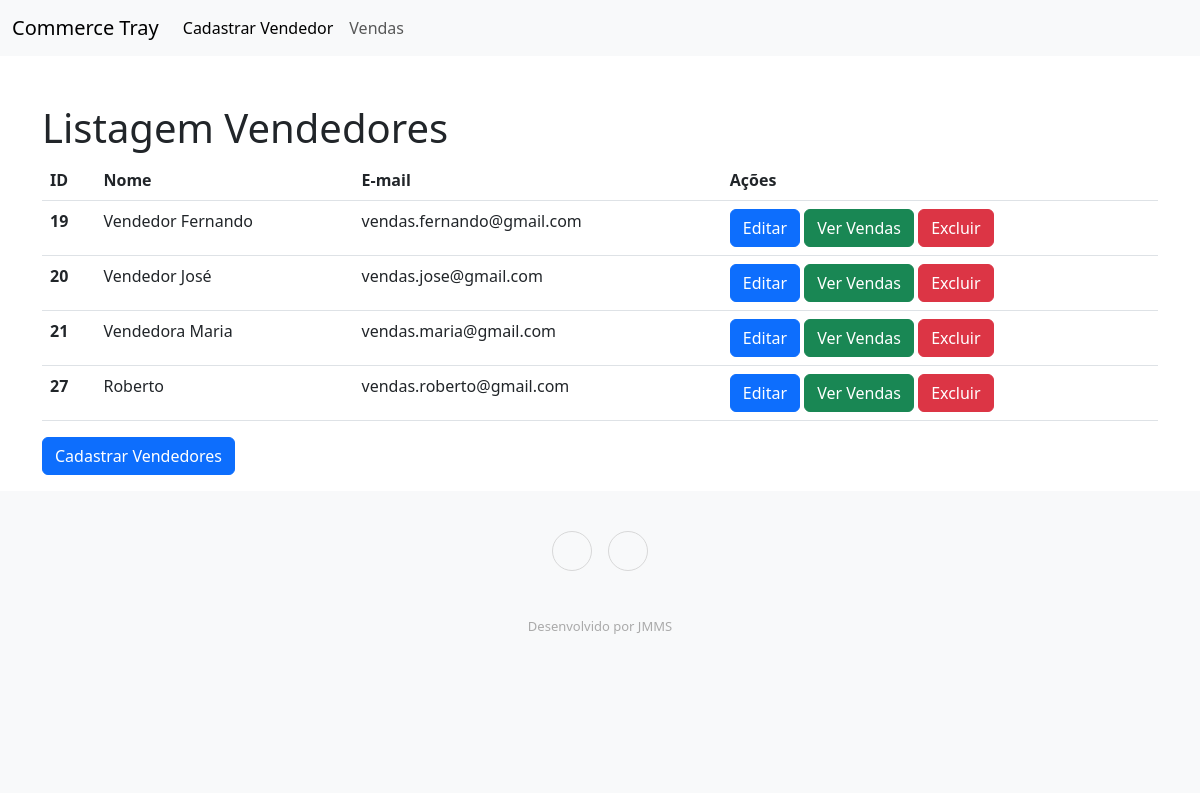
The page / on the database its author committed.
### tables this page shows
CREATE TABLE IF NOT EXISTS `sellers` (
  `id` int NOT NULL AUTO_INCREMENT,
  `seller_name` varchar(255) NOT NULL,
  `seller_email` varchar(255) NOT NULL,
  `created_at` timestamp NOT NULL,
  PRIMARY KEY (`id`)
);

### index.php (the view, shortened to what this page needs)
<?php require 'app/config.php';
$lista = [];
$sql = $pdo->query("SELECT * FROM sellers ORDER BY id");
if($sql->rowCount() > 0) {
    $lista = $sql->fetchAll(PDO::FETCH_ASSOC);
} else {
    echo '<div class="alert alert-danger" role="alert">
            Nenhum registro encontrado!
        </div>';
}
?>
<!doctype html>
<html lang="pt-br">
  <head>
    <?php include_once("includes/head.php"); ?>
  </head>
  <body>
    <?php include_once("includes/nav.php"); ?>
    <div class="container">
        <div class="row">
            <div class="col mt-5">
                <h1>Listagem Vendedores</h1>
                <table class="table">
                    <thead>
                        <tr>
                        <th scope="col">ID</th>
                        <th scope="col">Nome</th>
                        <th scope="col">E-mail</th>
                        <th scope="col">Ações</th>
                        </tr>
                    </thead>
                <?php foreach($lista as $seller): ?>
                    <tbody>
                        <tr>
                        <th scope="row"><?=$seller["id"]; ?></th>
                        <td><?=$seller["seller_name"]; ?></td>
                        <td><?=$seller["seller_email"]; ?></td>
                        <td>
                            <a href="editar.php?id=<?= $seller["id"]?>" class='btn btn-primary'>Editar</a>
                            <a href="ver_vendas.php?id=<?= $seller["id"]?>" class='btn btn-success'>Ver Vendas</a>
                            <a href="excluir.php?id=<?= $seller["id"]?>" class='btn btn-danger'>Excluir</a>
                        </td>
                        </tr>
                    </tbody>
                <?php endforeach;?>
                </table>
                <div class="mb-3">
                <a href="cadastrar.php" class='btn btn-primary'>Cadastrar Vendedores</a>
                </div>
            </div>
        </div>
    </div>
    <?php include_once("includes/footer.php"); ?>
  </body>
</html>

### rows shown on the page
sellers: id "19", seller_name "Vendedor Fernando", seller_email "vendas.fernando@gmail.com"
sellers: id "20", seller_name "Vendedor José", seller_email "vendas.jose@gmail.com"
sellers: id "21", seller_name "Vendedora Maria", seller_email "vendas.maria@gmail.com"
sellers: id "27", seller_name "Roberto", seller_email "vendas.roberto@gmail.com"
